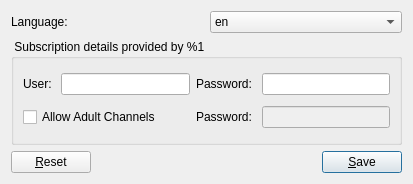
<?xml version="1.0" encoding="UTF-8"?>
<ui version="4.0">
 <class>QFTSettings</class>
 <widget class="QDialog" name="QFTSettings">
  <property name="windowModality">
   <enum>Qt::WindowModal</enum>
  </property>
  <property name="geometry">
   <rect>
    <x>0</x>
    <y>0</y>
    <width>413</width>
    <height>184</height>
   </rect>
  </property>
  <property name="windowTitle">
   <string>%1 First Time Settings</string>
  </property>
  <property name="locale">
   <locale language="English" country="UnitedStates"/>
  </property>
  <layout class="QVBoxLayout" name="verticalLayout">
   <item>
    <layout class="QHBoxLayout" name="horizontalLayout">
     <item>
      <widget class="QLabel" name="label_10">
       <property name="text">
        <string>Language: </string>
       </property>
      </widget>
     </item>
     <item>
      <widget class="QComboBox" name="cbxLanguage">
       <property name="minimumSize">
        <size>
         <width>100</width>
         <height>0</height>
        </size>
       </property>
       <item>
        <property name="text">
         <string>en</string>
        </property>
        <property name="icon">
         <iconset resource="../vlc-record.qrc">
          <normaloff>:/flags/en</normaloff>:/flags/en</iconset>
        </property>
       </item>
       <item>
        <property name="text">
         <string>de</string>
        </property>
        <property name="icon">
         <iconset resource="../vlc-record.qrc">
          <normaloff>:/flags/de</normaloff>:/flags/de</iconset>
        </property>
       </item>
       <item>
        <property name="text">
         <string>ru</string>
        </property>
        <property name="icon">
         <iconset resource="../vlc-record.qrc">
          <normaloff>:/flags/ru</normaloff>:/flags/ru</iconset>
        </property>
       </item>
      </widget>
     </item>
    </layout>
   </item>
   <item>
    <widget class="QGroupBox" name="groupAccount">
     <property name="title">
      <string> Subscription details provided by %1 </string>
     </property>
     <layout class="QGridLayout" name="gridLayout_4">
      <item row="0" column="0">
       <widget class="QLabel" name="label_2">
        <property name="text">
         <string>User: </string>
        </property>
       </widget>
      </item>
      <item row="0" column="1">
       <widget class="QLineEdit" name="lineUsr"/>
      </item>
      <item row="0" column="2">
       <widget class="QLabel" name="label_4">
        <property name="text">
         <string>Password: </string>
        </property>
       </widget>
      </item>
      <item row="0" column="3">
       <widget class="QLineEdit" name="linePass">
        <property name="echoMode">
         <enum>QLineEdit::Password</enum>
        </property>
       </widget>
      </item>
      <item row="1" column="0" colspan="2">
       <widget class="QCheckBox" name="checkAdult">
        <property name="text">
         <string>Allow Adult Channels</string>
        </property>
       </widget>
      </item>
      <item row="1" column="2">
       <widget class="QLabel" name="label_14">
        <property name="text">
         <string>Password: </string>
        </property>
       </widget>
      </item>
      <item row="1" column="3">
       <widget class="QLineEdit" name="lineErosPass">
        <property name="enabled">
         <bool>false</bool>
        </property>
        <property name="echoMode">
         <enum>QLineEdit::Password</enum>
        </property>
       </widget>
      </item>
     </layout>
    </widget>
   </item>
   <item>
    <layout class="QHBoxLayout" name="horizontalLayout_2">
     <property name="spacing">
      <number>2</number>
     </property>
     <item>
      <widget class="QPushButton" name="pushReset">
       <property name="text">
        <string>&amp;Reset</string>
       </property>
       <property name="autoDefault">
        <bool>false</bool>
       </property>
      </widget>
     </item>
     <item>
      <spacer name="horizontalSpacer">
       <property name="orientation">
        <enum>Qt::Horizontal</enum>
       </property>
       <property name="sizeHint" stdset="0">
        <size>
         <width>40</width>
         <height>20</height>
        </size>
       </property>
      </spacer>
     </item>
     <item>
      <widget class="QPushButton" name="pushSave">
       <property name="text">
        <string>&amp;Save</string>
       </property>
       <property name="autoDefault">
        <bool>false</bool>
       </property>
       <property name="default">
        <bool>true</bool>
       </property>
      </widget>
     </item>
    </layout>
   </item>
  </layout>
 </widget>
 <resources>
  <include location="../vlc-record.qrc"/>
 </resources>
 <connections>
  <connection>
   <sender>checkAdult</sender>
   <signal>toggled(bool)</signal>
   <receiver>lineErosPass</receiver>
   <slot>setEnabled(bool)</slot>
   <hints>
    <hint type="sourcelabel">
     <x>111</x>
     <y>110</y>
    </hint>
    <hint type="destinationlabel">
     <x>327</x>
     <y>108</y>
    </hint>
   </hints>
  </connection>
 </connections>
</ui>
